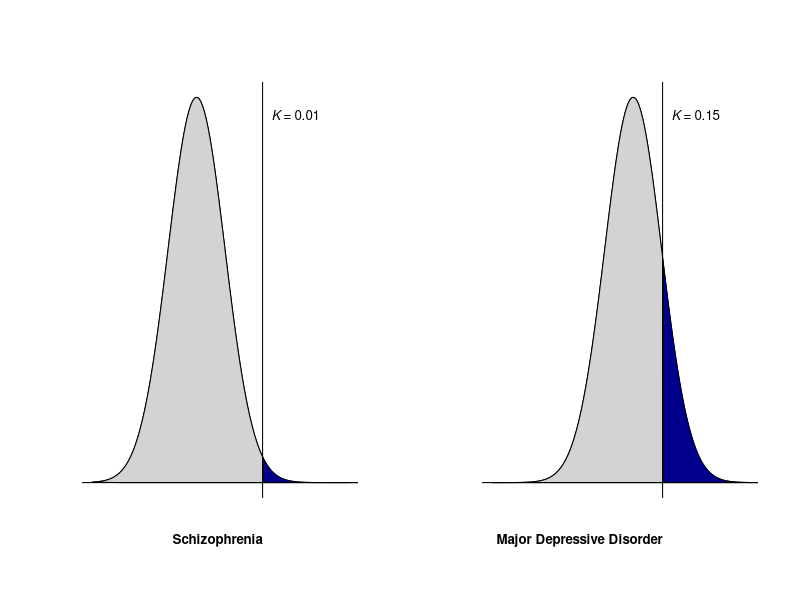
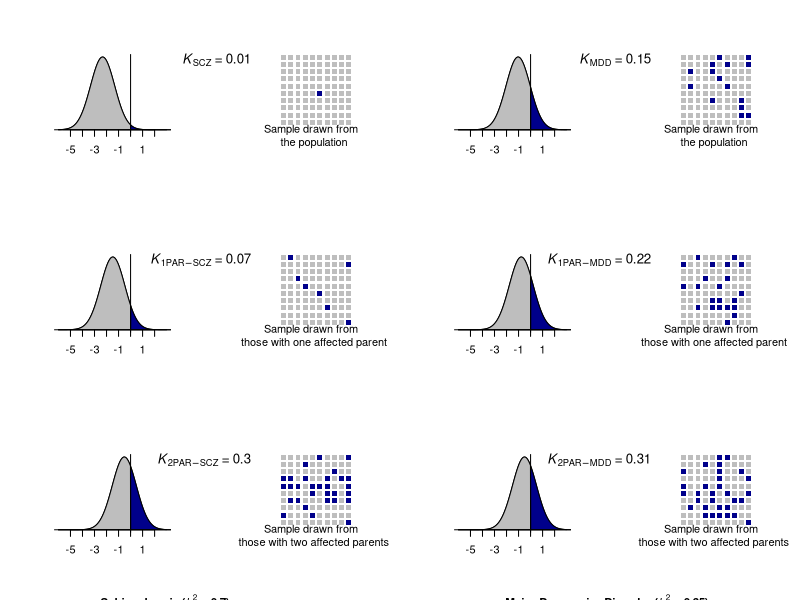
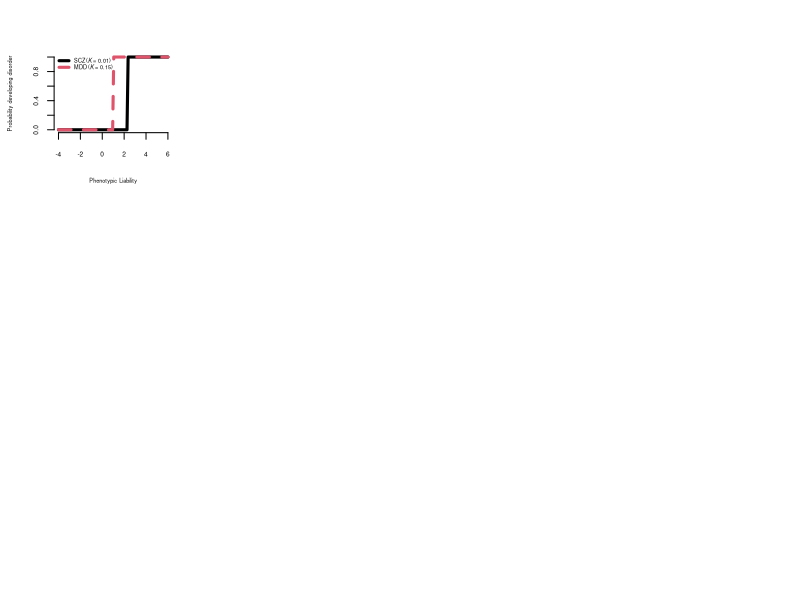
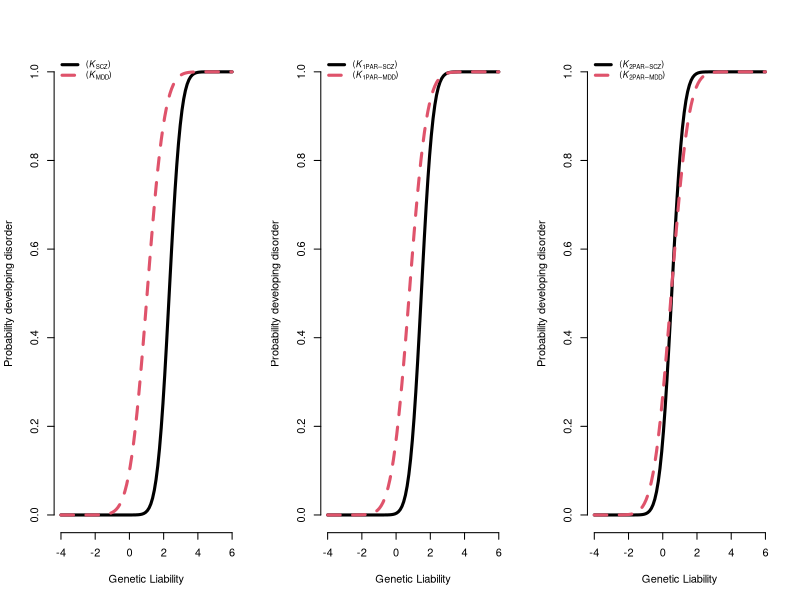
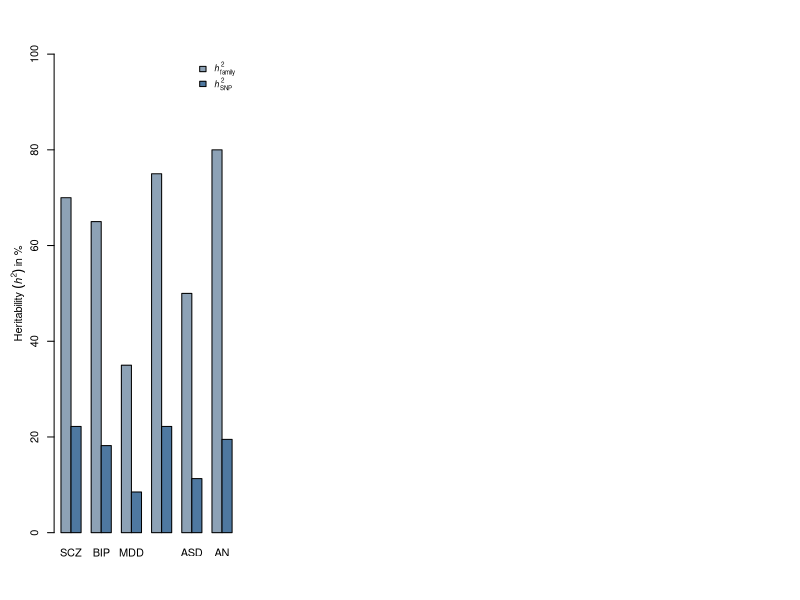
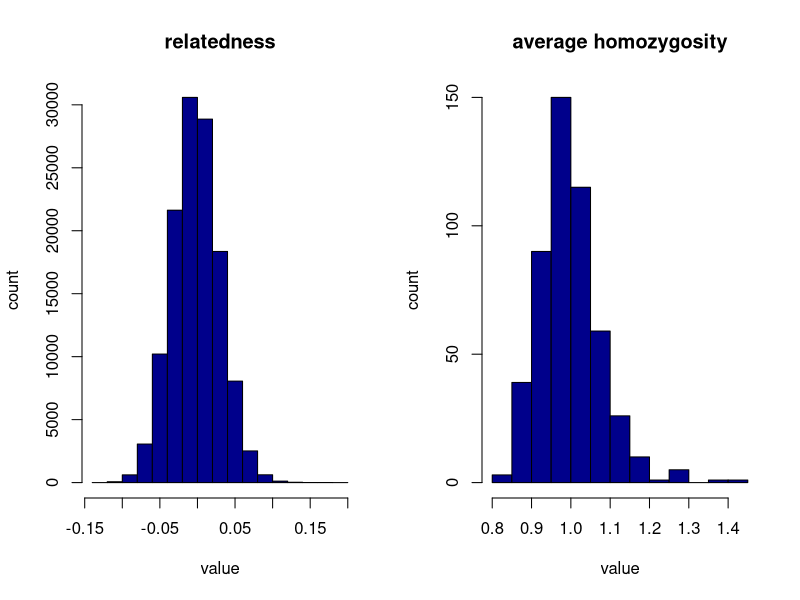
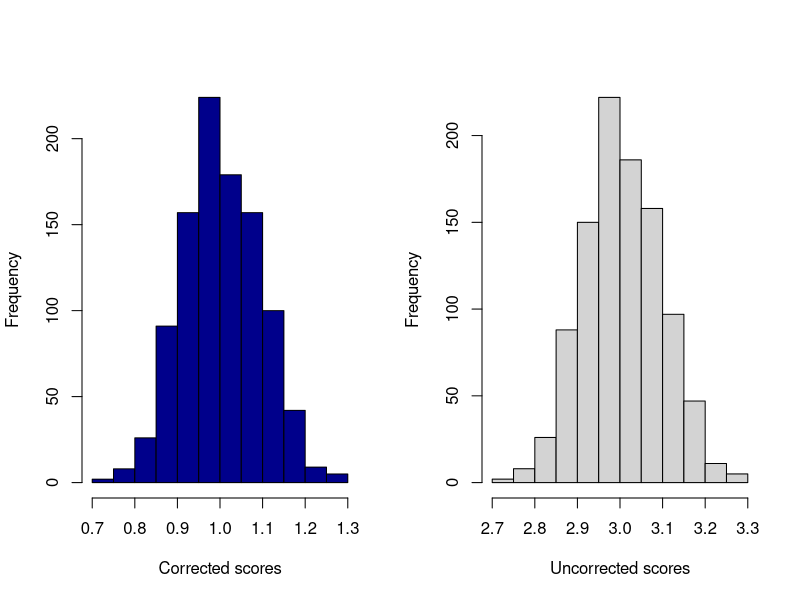

Write R code to recreate these figures, in order.
## ---- chunk 1
knitr::opts_chunk$set(echo = TRUE)
## ---- chunk 2
# You need these libraries for html
library(rmarkdown)    # install.packages("rmarkdown") 
library(data.table)
library(knitr)
#To knit to PDF you need to install: MaxTeX (http://www.tug.org/mactex/) or TeX (https://www.tug.org/texlive/)

## ---- chunk 3

h2x = 0.7
h2y = 0.35
Kx = 0.01
Ky = 0.15
disorder1 = "Schizophrenia"
disorder2 = "Major Depressive Disorder"

plot_liability_model <- function(h2x,h2y,Kx,Ky, disorder1, disorder2){

Tx = -qnorm(Kx, 0,1)
Ty = -qnorm(Ky, 0,1)

Ks <- c(Kx,Ky)  #Lifetime risk
Heritability <- c(h2x,h2y)
Threshold <-c(Tx,Ty)
disorder <-c(disorder1,disorder2)

layout(matrix(c(1,2),1, 2, byrow = TRUE))
for(j in 1:2){

h2 <- c(as.expression(bquote(italic(h)^2~'='~.(Heritability[j]))),
                  as.expression(bquote(italic(h)^2~'='~.(Heritability[j]))))
K_pop <- c(as.expression(bquote(italic(K)~'='~.(Ks[j]))),
                    as.expression(bquote(italic(K)~'='~.(Ks[j]))))

  T0 = Threshold[j]
  z = dnorm(T0) 
  i = z / Ks[j]
  mean = -(T0) ;sd=1
  lb=0; ub=4
  
  x <- seq(T0-6,T0+3,length=1000)*sd + mean
  hx <- dnorm(x,mean,sd)
  
  plot(x, hx, type="n", xlab="", ylab="",
       main="", axes=FALSE)
  
  i <- x >= lb & x <= ub
  l <- x <= lb & x <= ub
  lines(x, hx)
  polygon(c(lb,x[i],ub), c(0,hx[i],0), col="darkblue")
  polygon(c(-5,x[l],lb), c(0,hx[l],0), col="lightgrey")
  
  
  #axis(1, at=seq(-5, 2, 1), pos=0, cex.axis =1)
  abline(h=0)
  abline(v=0,h=-2)
  
  mtext(K_pop[j], side = 3, line = -2.1,at = 2,font = 2, cex = 0.8, adj=1)
  mtext(disorder[j], side = 1, line = 1.5,at = 0,font = 2, cex = 0.8, adj=1)
  }
}

plot_liability_model(h2x,h2y,Kx,Ky, disorder1, disorder2)

## ---- chunk 4
K = 0.15
Threshold_prevalence <- function(K){
Tx = -qnorm(K,0,1)
Kx = 1-pnorm(Tx,0,1)

cat("Output Parameters:\n")
cat("----------------------------\n")
cat("Tx: ", round(Tx,2),"\n")
cat("Kx: ", round(Kx,2),"\n")
cat("----------------------------\n")    
}
Threshold_prevalence(K)
## ---- chunk 5
h2x = c(0.7,0.35)
Kx = c(0.01,0.15)
a = 0.5
disorder = c("Schizophrenia","Major Depressive Disorder")


#################################################################################################
liability <- c()
liability_function <- function(h2x, Kx, a, disorder){

  Tx    = -qnorm(Kx, 0,1)
  z    = dnorm(Tx)
  i    = z/Kx
#One affected parent
  Tx1   = (Tx - a * i * h2x) / (sqrt(1 - a * a * h2x * h2x * i * (i-Tx)))
  Kx1   = 1 - pnorm(Tx1)
  RRx1   = Kx1 / Kx
#Two affected parents  
  Tx2   = (Tx -i*h2x) / sqrt(1-(0.5*h2x*h2x*i)*(i-Tx))
  Kx2   = 1 - pnorm(Tx2)
  RRx2   = Kx2 / Kx
  
  x <- as.data.frame(c(disorder,Tx,Tx1, Tx2, Kx, Kx1, Kx2, NA,RRx1, RRx2 ))
  return(x) 
}  

#Run function for number of included disorders
for(i in 1:length(disorder)){
liability[i] <- liability_function(h2x[i], Kx[i], a, disorder[i])
}

#convert list to dataframe
df <- data.frame(matrix(unlist(liability), nrow=length(liability), byrow=T), stringsAsFactors = F)

#Threshold extraction
Threshold <- df[2:4]
Threshold_row <-cbind(Threshold[1,], Threshold[2,])
Threshold_row  <- as.numeric(Threshold_row)

# Prevalence extraction
K_prevalence <- df[5:7]
K_prevalence_row <- as.numeric(cbind(K_prevalence[1,], K_prevalence[2,]))
K100_prevalence_row <- round((K_prevalence_row*100),0)

#Make plot
layout(matrix(c(1,2,3,7,8,9,4,5,6,10,11,12), 3, 4, byrow = F))
par(mar=c(5.1, 4.1, 4.1, 2.2))
for(j in 1:6){

#Normal distribution Threshold  
  Ks <- as.matrix(sapply((K100_prevalence_row/100), as.numeric))  
  K_print <- c(as.expression(bquote(italic(K)[SCZ]~'='~.(Ks[j]))),
               as.expression(bquote(italic(K)[1][PAR][-SCZ]~'='~.(Ks[j]))),
               as.expression(bquote(italic(K)[2][PAR][-SCZ]~'='~.(Ks[j]))),
               as.expression(bquote(italic(K)[MDD]~'='~.(Ks[j]))),
               as.expression(bquote(italic(K)[1][PAR][-MDD]~'='~.(Ks[j]))),
               as.expression(bquote(italic(K)[2][PAR][-MDD]~'='~.(Ks[j]))))
  
  heritability1 <- c(paste0("= ",h2x[1]))
  Phenotype1<- c("","",as.expression((bquote(bold(bold(.(disorder[1])~'('*bold(italic(h)^2)~.(heritability1)*')')))),"",""))
  heritability2 <- c(paste0("= ",h2x[2]))
    Phenotype2 <- c("","","","","",as.expression((bquote(bold(bold(.(disorder[2])~'('*bold(italic(h)^2)~.(heritability2)*')')))),"",""))
  
  Txp = Threshold_row[j]
  z = dnorm(Txp) 
  i = z / Ks[j]
  mean = -(Txp) ;sd=1
  lb=0; ub=4
  
  x <- seq(Txp-6,Txp+3,length=1000)*sd + mean
  hx <- dnorm(x,mean,sd)
  
  plot(x, hx, type="n", xlab="", ylab="",
       main="", axes=FALSE)
  i <- x >= lb & x <= ub
  l <- x <= lb & x <= ub
  lines(x, hx)
  polygon(c(lb,x[i],ub), c(0,hx[i],0), col="darkblue")
  polygon(c(-5,x[l],lb), c(0,hx[l],0), col="grey") 
  
  axis(1, at=seq(-5, 2, 1), pos=0, cex.axis =1)
  abline(h=0)
  abline(v=0,h=-2)
  
  mtext(K_print[j], side = 3, line = -1.1,at = 10,font = 2, cex = 0.8, adj=1)
  mtext(Phenotype1[j], side = 3, line = -12,at = -2.5,font = 2, cex = 0.7, adj = 0)
  mtext(Phenotype2[j], side = 3, line = -12,at = -2.1,font = 2, cex = 0.7, adj = 0)
  
}

############################
##########################

#Square indicating number of affected individuals
result <- matrix(nrow = 6, ncol = 100)
#layout(matrix(c(1,2,3,4,5,6), 3, 2, byrow = F))
for(j in 1:6){
  result[j,] <- sample(as.matrix(c(rep("b",K100_prevalence_row[j]),rep("a",100-K100_prevalence_row[j]))))
  
  
  #sum(result[1,]=="a")
  # input parameters - nr * nc should equal length(x)
  cols <- c("grey", "darkblue")
  nr <- 10
  nc <- 10
  
  # create data.frame of positions and colors
  m <- matrix(cols[factor(result[j,])], nr, nc)
  DF <- data.frame(row = c(row(m)), col = c(col(m)[, nc:1]), value = c(m), gender =  sample(c(rep("male",50),rep("female",50))),
                   stringsAsFactors = FALSE)
  
  title_plot <- c("Sample drawn from \n the population", "Sample drawn from \n those with one affected parent", "Sample drawn from \n those with two affected parents","Sample drawn from \n the population", "Sample drawn from \n those with one affected parent", "Sample drawn from \n those with two affected parents")
  
  plot(col ~ row, DF, col = DF$value, pch = 15, cex = 1, asp = 1,
       xlim = c(0, nr), ylim = c(0, nc),
       axes = FALSE, xlab = "", ylab = "")
  title(xlab=title_plot[j], line=0.2, cex.lab=1)
}

## ---- chunk 6
h2x = c(0.70,0.65,0.35,0.75,0.5,0.8)
Kx = c(0.01,0.01,0.15,0.05,0.01,0.01)
a = 0.5
disorder = c("Schizophrenia","Bipolar Disorder", "Major Depressive Disorder", "ADHD", "Anorexia Nervosa", "Autism Spectrum Disorder")
liability <- c()
liability_function <- function(h2x, Kx, a, disorder){
  
  Tx    = -qnorm(Kx, 0,1)
  z    = dnorm(Tx)
  i    = z/Kx
  #One affected parent
  Tx1   = (Tx - a * i * h2x) / (sqrt(1 - a * a * h2x * h2x * i * (i-Tx)))
  Kx1   = 1 - pnorm(Tx1)
  RRx1   = round(Kx1 / Kx,1)
  #Two affected parents  
  Tx2   = (Tx -i*h2x) / sqrt(1-(0.5*h2x*h2x*i)*(i-Tx))
  Kx2   = 1 - pnorm(Tx2)
  RRx2   = round(Kx2 / Kx,0)
  
  x <- as.data.frame(c(disorder,(h2x*100), round(Kx,2), round(Kx1,2), round(Kx2,2),round(RRx1,2), round(RRx2,2)))
  return(x) 
}  
#Run function for number of included disorders

for(i in 1:length(disorder)){
  liability[i] <- liability_function(h2x[i], Kx[i], a, disorder[i])
}
#convert list to dataframe
Threshold_model_df <- data.frame(matrix(unlist(liability), nrow=length(liability), byrow=T), stringsAsFactors = F)
colnames(Threshold_model_df) <- c("Disorder","heritability","K", "K1", "K(2par)", "RR", "RR(2par)")

library(knitr)
kable(Threshold_model_df, caption ="Risk ratio in relatives")

## ---- chunk 7
h2x=0.7
Kx=0.01
a=0.5
disorder="Schizophrenia"

Liability_threshold <- function(h2x, Kx, a, disorder){
  cat("Input Parameters:\n")
  cat("----------------------------\n")
  cat("disorder:", disorder, "\n")
  cat("h2x: ",h2x,"\n")
  cat("Kx : ",Kx,"\n")
  cat("IBD: ",a, "\n")
  cat("----------------------------\n")  
  Tx    = -qnorm(Kx, 0,1)
  z    = dnorm(Tx)
  i    = z/Kx
  Tx1   = (Tx - a * i * h2x) / (sqrt(1 - a * a * h2x * h2x * i * (i-Tx)))
  Kx1   = 1 - pnorm(Tx1)
  RR   = Kx1 / Kx
  
  Tx2   = (Tx -i*h2x) / sqrt(1-(0.5*h2x*h2x*i)*(i-Tx))
  Kx2   = 1 - pnorm(Tx2)
  RR2   = Kx2 / Kx
  # return(matrix(data = c(Tx,Kx,NA, Tx1, Kx1,RR, Tx2, Kx2,RR2), nrow = 3, ncol = 3 ))
  
  cat("Output Parameters:\n")
  cat("----------------------------\n")
  cat("T       : ",round(Tx,2),"\n")
  cat("T(1)    : ",round(Tx1,2),"\n")
  cat("T(2par) : ",round(Tx2,2), "\n")
  cat("K(1)    : ",round(Kx1,2),"\n")
  cat("K(2par) : ",round(Kx2,2), "\n")
  cat("RR      : ", round(RR,1), "\n")
  cat("RR(2par): ", round(RR2,0), "\n")
  cat("----------------------------\n")    
}

Liability_threshold(h2x,Kx,a, disorder)
## ---- chunk 8
r2x <- 1
Kxp <- 0.01
r2y <- 1
Kyp <- 0.15
a <- 0.5
disorder1 <- "Schizophrenia"
disorder2 <- "Major Depressive Disorder"

xrange <- seq(-4,+6,len=100)
ProbDisease<- function(K,r2,xrange){
  sapply(xrange,function(x) pnorm( (x-qnorm(1-K))/sqrt(1-r2) ))
}

par(mar=c(5.1, 4.1, 4.1, 2.1))


l3<- c(as.expression((bquote(SCZ~'('*italic(K)~'= 0.01'*')'))))
l4<- c(as.expression((bquote(MDD~'('*italic(K)~'= 0.15'*')'))))
xrange <- seq(-4,+6,len=100)

SCZ<- ProbDisease(K=Kx,r2=r2x,xrange)
MDD <- ProbDisease(K=Ky,r2=r2y,xrange)
  
matplot(xrange,cbind(SCZ,MDD), mgp=c(3,1,0),
          frame.plot = FALSE, type="l",lty=1:2,col=1:2,lwd=3, 
          xlab = "Phenotypic Liability",cex.axis=0.6, cex.lab =0.5,
          ylab = "Probability developing disorder")
          legend("topleft", legend = c(l3,l4) ,
          col =1:2, lty = 1:2, lwd=3, cex = 0.5,bty = "n")



## ---- chunk 9
h2x <- 0.7
Kxp <- 0.01
h2y <- 0.35
Kyp <- 0.15
a <- 0.5
disorder1 <- "Schizophrenia"
disorder2 <- "Major Depressive Disorder"

#Compute relevant parameters
get_Tr_Kr_RR <- function(h2x, Kxp,h2y,Kyp, a, disorder1, disorder2){
  
  Txp    = -qnorm(Kxp, 0,1)
  z    = dnorm(Txp)
  i    = z/Kxp
  Tx1   = (Txp - a * i * h2x) / (sqrt(1 - a * a * h2x * h2x * i * (i-Txp)))
  Kx1   = 1 - pnorm(Tx1)
  RRx1   = Kx1 /Kxp
  
  Tx2   = (Txp -i*h2x) / sqrt(1-(0.5*h2x*h2x*i)*(i-Txp))
  Kx2   = 1 - pnorm(Tx2)
  RRx2   = Kx2 / Kxp
  
  
  Typ    = -qnorm(Kyp, 0,1)
  z    = dnorm(Typ)
  i    = z/Kyp
  Ty1   = (Typ - a * i * h2y) / (sqrt(1 - a * a * h2y * h2y * i * (i-Typ)))
  Ky1   = 1 - pnorm(Ty1)
  RRy1   = Ky1 /Kyp
  
  Ty2   = (Typ -i*h2y) / sqrt(1-(0.5*h2y*h2y*i)*(i-Typ))
  Ky2   = 1 - pnorm(Ty2)
  RRy2   = Ky2 / Kyp

  
  x <- matrix(c(Txp,Tx1, Tx2, Kxp, Kx1, Kx2, NA,RRx1, RRx2), nrow = 3, ncol = 3, byrow = T )
  y <- matrix(c(Typ,Ty1, Ty2, Kyp, Ky1, Ky2, NA,RRy1, RRy2), nrow = 3, ncol = 3, byrow = T )
  xy <- cbind(x,y)       
  return(xy)              
}
Parameters <- get_Tr_Kr_RR(h2x, Kxp,h2y,Kyp, a, disease1, disease2)
Ks <-round(Parameters[2,],2)
KSCZ <- Ks[1:3] 
KMDD <- Ks[4:6] 

xrange <- seq(-4,+6,len=100)
ProbDisease<- function(K,h2,xrange){
  sapply(xrange,function(x) pnorm( (x-qnorm(1-K))/sqrt(1-h2) ))
}

layout(matrix(c(1,2,3), 1, 3, byrow = F))
par(mar=c(5.1, 4.1, 4.1, 2.1))


for(k in 1:3){  
l3<- c(as.expression((bquote('('*italic(K)[SCZ]*')'))),
       as.expression((bquote('('*italic(K)[1][PAR][-SCZ]*')'))),
       as.expression((bquote('('*italic(K)[2][PAR][-SCZ]*')'))))

l4<- c(as.expression((bquote('('*italic(K)[MDD]*')'))),
       as.expression((bquote('('*italic(K)[1][PAR][-MDD]*')'))),
       as.expression((bquote('('*italic(K)[2][PAR][-MDD]*')'))))
       
xrange <- seq(-4,+6,len=100)

SCZ<- ProbDisease(K=KSCZ[k],h2=h2x,xrange)
MDD <- ProbDisease(K=KMDD[k],h2=h2y,xrange)
  
matplot(xrange,cbind(SCZ,MDD), mgp=c(3,1,0),
          frame.plot = FALSE, type="l",lty=1:2,col=1:2,lwd=3, 
          xlab = "Genetic Liability",cex.axis=1, cex.lab =1,
          ylab = "Probability developing disorder")
          legend("topleft", legend = c(l3[k],l4[k]) ,
          col =1:2, lty = 1:2, lwd=3, cex = 0.8,bty = "n")
}

## ---- chunk 10
heritability <- matrix(c(70,65,35,75,50,80,22.2,18.2,8.5,22.2,11.3,19.5),byrow = T, nrow = 2) #see table for refs
colnames(heritability) <- c("SCZ","BIP", "MDD","ADHD","ASD", "AN" )
rownames(heritability) <- c("h2_family", "h2_SNP")

l3<- c(as.expression((bquote(italic(h)[family]^2))),
       as.expression((bquote(italic(h)[SNP]^2))))

barplot(as.matrix(heritability),mgp=c(2,1,0), main="", beside=T,
        xlab="", ylab = expression(Heritability~italic((h^2))~'in'~'%'),ylim = c(0,100),
        col=c( "#8DA2B6", "#4E78A0"),  legend.text = l3, args.legend = list(bty = "n", x = "topright", ncol = 1, cex=0.8))
## ---- chunk 11
set.seed(666)
m <- 1000                                 # number of SNPs
maf <- runif(m, 0, .5)                    # random MAF for each SNP
x012 <- rbinom(m, 2, maf)
n <- 500                                    # number of individuals
X012 <- t(replicate(n, rbinom(m, 2, maf)))  # n x m genotype matrix (500 individuals X 1000 SNPs)
## ---- chunk 12
X012 = t(replicate(n, rbinom(2*m, 2, c(maf, maf))))
polymorphic = apply(X012, 2, var) > 0
X012 = X012[,polymorphic][,1:m]
maf = c(maf, maf)[polymorphic][1:m]
round(maf[1:10], 2)
## ---- chunk 13
X012[1:5, 1:10]
## ---- chunk 14
X = scale(X012, scale=TRUE)    
## ---- chunk 15
grm = (X %*% t(X))/m
round(grm[1:10,1:10],3)
## ---- chunk 16
layout(matrix(c(1,2),1,2))
hist(grm[upper.tri(grm)],  ylab = "count", xlab = "value", col ="darkblue", main = "relatedness")
hist(diag(grm), ylab = "count", xlab = "value", col = "darkblue", main = "average homozygosity")
## ---- chunk 17
ld1 = cor(X012)
ld2 = cor(X)
mean(ld1)
mean(ld2)
## ---- chunk 18
ldscores_sample = colSums(ld1^2)
ldscores = (ldscores_sample*n - m) / (n + 1)
head(ldscores_sample)
head(ldscores)
layout(matrix(c(1,2),1,2))
hist(ldscores, col = "darkblue", xlab = "Corrected scores", main = "")
hist(ldscores_sample, col = "lightgrey", xlab = "Uncorrected scores", main = "")
## ---- chunk 19
h2x <- 0.7
h2y <- 0.35
Kx <- 0.01
Ky <- 0.15
rg <- 0.34
a <- 0.5
disorder1 <- "schizophrenia"
disorder2 <- "major depressive disorder"

get_CDRR = function(h2x, h2y, Kx, Ky, rg, a, disorder1, disorder2){
  cat("Input Parameters:\n")
  cat("----------------------------\n")
  cat("disorder1:", disorder1, "\n")
  cat("h2x: ",h2x,"\n")
  cat("Kx: ",Kx,"\n")
  cat("disorder2:", disorder2, "\n")
  cat("h2y: ",h2y,"\n")
  cat("Ky: ",Ky,"\n")
  cat("IBD: ",a, "\n")
  cat("----------------------------\n")    

  Tx = -qnorm(Kx, 0, 1) 
  Ty = -qnorm(Ky, 0, 1) 
  zx = dnorm(Tx) 
  zy = dnorm(Ty) 
  ix = zx / Kx 
  iy = zy / Ky
  
  # calculate the genetic covariance:
  covg = rg * sqrt(h2x * h2y)
  
  # calculate risk ratio for relatives
  Txy  = (Tx - a * covg * iy) / sqrt(1 - a^2 * covg^2 * iy * (iy-Ty))
  Kxy  = 1 - pnorm(Txy)
  RRxy = Kxy/Kx # relative risk of disease x given that parent has disease y


cat("Output Parameters:\n")
cat("----------------------------\n")
cat("Kxy: ",round(Kxy,2), "\n")
cat("RRxy: ",round(RRxy,2), "\n")
cat("----------------------------\n")  
}

get_CDRR(h2x, h2y, Kx, Ky, rg, a, disorder1, disorder2)

## ---- chunk 20
N=1000000
Kx=0.01 
Ky=0.15 
h2x=0.7 
h2y=0.35 
rg=0.34
a =0.5

h2_estimator = function(N, Kxp, Kyp, h2x, h2y, rg,a){

  cat("Input Parameters:\n")
  cat("----------------------------\n")
  cat("h2x  : ", h2x, "\n")
  cat("h2y  : ", h2y, "\n")
  cat("rg   : ", rg, "\n")
  cat("IBD  : ", a, "\n")
  cat("N    : ", N, "\n")
  cat("Estimates:\n")
  cat("----------------------------\n")
  
  # simulate the phenotypes for x and y for parent (p) and child (c)
  # define genetic parameters
  gcovxy = rg*sqrt(h2x*h2y)

  Vg  = matrix(c(h2x, gcovxy, a*h2x, a*gcovxy,
                 gcovxy, h2y, a*gcovxy, a*h2y,
                 a*h2x,  a*gcovxy, h2x, gcovxy,
                 a*gcovxy, a*h2y, gcovxy, h2y), nrow=4)
  
  # simulate genetic values
  G  = MASS::mvrnorm(n=N, mu=c(0,0,0,0), Sigma=Vg)
  Vg  = matrix(c(h2x, gcovxy, a*h2x, a*gcovxy,
                 gcovxy, h2y, a*gcovxy, a*h2y,
                 a*h2x,  a*gcovxy, h2x, gcovxy,
                 a*gcovxy, a*h2y, gcovxy, h2y), nrow=4)
  
  # simulate genetic values
  G  = MASS::mvrnorm(n=N, mu=c(0,0,0,0), Sigma=Vg)
  
  # simulate trait liability for x and y
  Yxp = G[,1] + rnorm(N, mean=0, sd=sqrt(1-h2x))
  Yyp = G[,2] + rnorm(N, mean=0, sd=sqrt(1-h2y))
  Yxc = G[,3] + rnorm(N, mean=0, sd=sqrt(1-h2x))
  Yyc = G[,4] + rnorm(N, mean=0, sd=sqrt(1-h2y))

  # define parameter from normal distribution theory
  Tx = -qnorm(Kx, 0, 1)
  Ty = -qnorm(Ky, 0, 1)
  zy = dnorm(Ty)
  zx = dnorm(Tx)
  iy = zy/Ky
  ix = zx/Kx

  # dichotomize to define binary trait
  Yxp_cc = rep(0, N) ; Yxp_cc[Yxp >= Tx] = 1
  Yyp_cc = rep(0, N) ; Yyp_cc[Yyp >= Ty] = 1
  Yxc_cc = rep(0, N) ; Yxc_cc[Yxc >= Tx] = 1
  Yyc_cc = rep(0, N) ; Yyc_cc[Yyc >= Ty] = 1

  # estimate heritability using normal distribution theory:
  Kx_est = sum(Yxp_cc, Yxc_cc) / (2*N)
  Ky_est = sum(Yyp_cc, Yyc_cc) / (2*N)

  Tx_est = -qnorm(Kx_est, 0, 1)
  zx_est = dnorm(Tx_est)
  ix_est = zx_est / Kx_est

  Ty_est = -qnorm(Ky_est, 0, 1)
  zy_est = dnorm(Ty_est)
  iy_est = zy_est / Ky_est

  Trxx_est  = -qnorm(sum(Yxc_cc[Yxp_cc == 1]) / sum(Yxp_cc), 0, 1)
  Tryy_est  = -qnorm(sum(Yyc_cc[Yyp_cc == 1]) / sum(Yyp_cc), 0, 1)

  h2x_est = (Tx_est - Trxx_est * sqrt(1-(1 - Tx_est/ix_est)*(Tx_est^2 - Trxx_est^2)) ) / (a * (ix_est + (ix_est - Tx_est) *     Trxx_est^2))
  
  h2y_est = (Ty_est - Tryy_est * sqrt(1-(1 - Ty_est/iy_est)*(Ty_est^2 - Tryy_est^2)) ) / (a * (iy_est + (iy_est - Ty_est) *     Tryy_est^2))
  
  # estimate the genetic correlation using normal distribution theory:
  Tryx_est = -qnorm(sum(Yyc_cc[Yxp_cc == 1]) / sum(Yxp_cc), 0, 1)
  rg_est = (Ty_est - Tryx_est * sqrt(1 - (1 - Tx_est/ix_est)*(Ty_est^2 - Tryx_est^2)))  / (a*(ix_est + (ix_est - Tx_est) *Tryx_est^2) *      sqrt(h2x_est * h2y_est))

cat("Output Parameters:\n")
cat("----------------------------\n")
cat("Kx_est : ", round(Kx_est,2), "\n")
cat("Ky_est : ", round(Ky_est,2), "\n")
cat("h2x_est: ",round(h2x_est,2),"\n")
cat("h2y_est: ",round(h2y_est,2),"\n")
cat("rg_est : ",round(rg_est,2),"\n")
cat("----------------------------\n")  
}

h2_estimator(N, Kxp, Kyp, h2x, h2y, rg,a)
